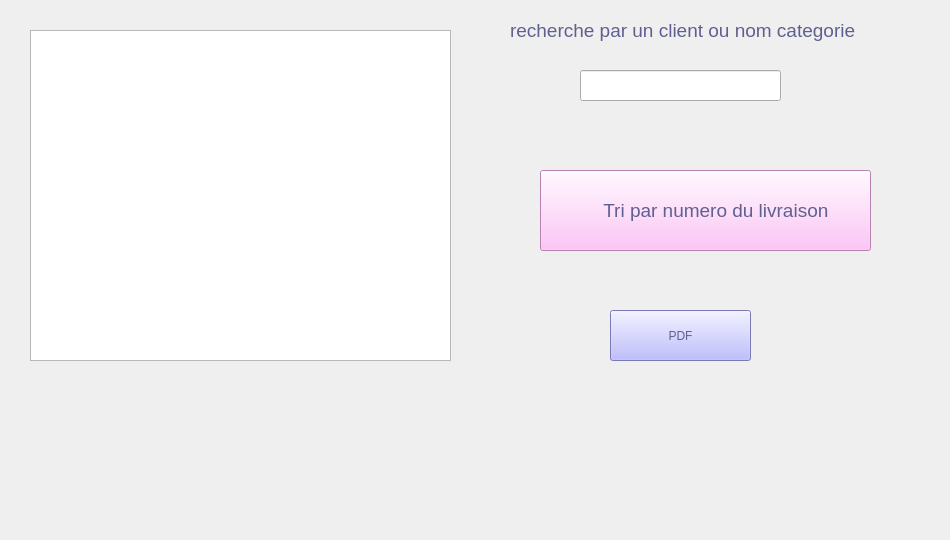
        <widget class="QWidget" name="tab_9">
         <attribute name="title">
          <string>Afficher</string>
         </attribute>
         <widget class="QPushButton" name="pushButton_14">
          <property name="geometry">
           <rect>
            <x>540</x>
            <y>170</y>
            <width>331</width>
            <height>81</height>
           </rect>
          </property>
          <property name="font">
           <font>
            <family>MS Shell Dlg 2</family>
            <pointsize>14</pointsize>
            <weight>50</weight>
            <italic>false</italic>
            <bold>false</bold>
            <underline>false</underline>
            <strikeout>false</strikeout>
           </font>
          </property>
          <property name="styleSheet">
           <string notr="true">background-color:rgb(255, 179, 245);
color:rgb(96, 96, 144);
font: 14pt &quot;MS Shell Dlg 2&quot;;
</string>
          </property>
          <property name="text">
           <string>      Tri par numero du livraison  </string>
          </property>
          <property name="icon">
           <iconset>
            <normaloff>tri.png</normaloff>tri.png</iconset>
          </property>
          <property name="iconSize">
           <size>
            <width>100</width>
            <height>121</height>
           </size>
          </property>
         </widget>
         <widget class="QTableView" name="tableView">
          <property name="geometry">
           <rect>
            <x>30</x>
            <y>30</y>
            <width>421</width>
            <height>331</height>
           </rect>
          </property>
         </widget>
         <widget class="QLineEdit" name="lineEdit_10">
          <property name="geometry">
           <rect>
            <x>580</x>
            <y>70</y>
            <width>201</width>
            <height>31</height>
           </rect>
          </property>
         </widget>
         <widget class="QLabel" name="label_14">
          <property name="geometry">
           <rect>
            <x>0</x>
            <y>-50</y>
            <width>941</width>
            <height>531</height>
           </rect>
          </property>
          <property name="styleSheet">
           <string notr="true">background-image:url(:/macaron.jpg)</string>
          </property>
          <property name="text">
           <string/>
          </property>
         </widget>
         <widget class="QLabel" name="label_15">
          <property name="geometry">
           <rect>
            <x>530</x>
            <y>180</y>
            <width>61</width>
            <height>61</height>
           </rect>
          </property>
          <property name="styleSheet">
           <string notr="true">background-image:url(:/tri.png)</string>
          </property>
          <property name="text">
           <string/>
          </property>
         </widget>
         <widget class="QLabel" name="label_50">
          <property name="geometry">
           <rect>
            <x>510</x>
            <y>-10</y>
            <width>371</width>
            <height>81</height>
           </rect>
          </property>
          <property name="font">
           <font>
            <family>MS Shell Dlg 2</family>
            <pointsize>14</pointsize>
            <weight>50</weight>
            <italic>false</italic>
            <bold>false</bold>
           </font>
          </property>
          <property name="styleSheet">
           <string notr="true">color:rgb(96, 96, 144);
font: 14pt &quot;MS Shell Dlg 2&quot;;

</string>
          </property>
          <property name="text">
           <string>recherche par un client ou nom categorie</string>
          </property>
         </widget>
         <widget class="QPushButton" name="pushButton_8">
          <property name="geometry">
           <rect>
            <x>610</x>
            <y>310</y>
            <width>141</width>
            <height>51</height>
           </rect>
          </property>
          <property name="styleSheet">
           <string notr="true">background-color:rgb(170, 170, 255);
color:rgb(96, 96, 144);
font: 75 18pt &quot;MS Shell Dlg 2&quot;;
</string>
          </property>
          <property name="text">
           <string>PDF</string>
          </property>
         </widget>
         <zorder>label_14</zorder>
         <zorder>pushButton_14</zorder>
         <zorder>tableView</zorder>
         <zorder>lineEdit_10</zorder>
         <zorder>label_15</zorder>
         <zorder>label_50</zorder>
         <zorder>pushButton_8</zorder>
        </widget>
